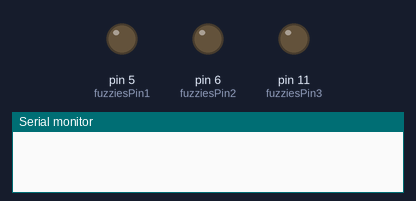
The sketch below on a simulated Arduino Uno, built with avr-gcc and run on an emulated ATmega328P. On the bench: output pins drawn as LEDs (lit = HIGH), the last lines printed to the serial monitor.

Above: at 0.1 s.
At 4.97 s:
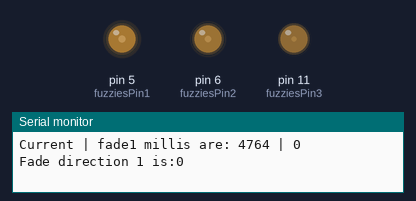
At 9.99 s:
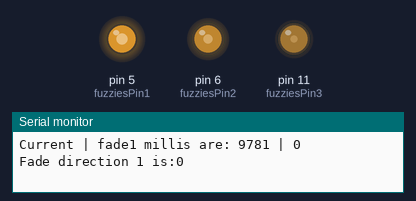
At 19.77 s:
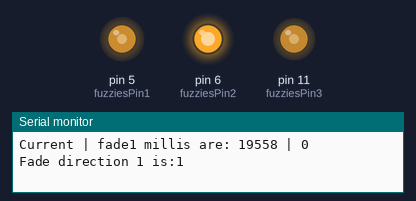
At 29.76 s:
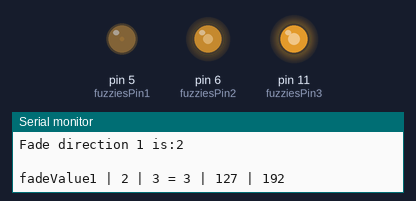
At 39.9 s:
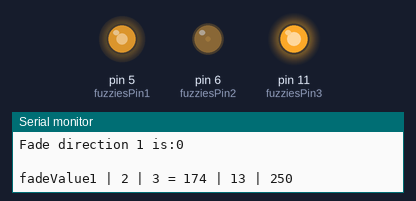
Timing chart, 0 to 40.0 s (numbered marks = the images above):
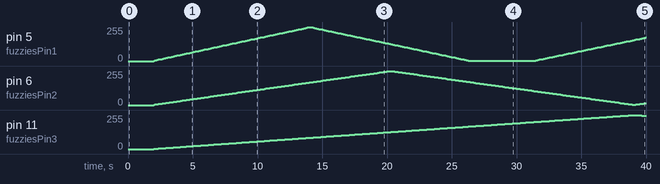

The sketch:

Ballet_OG_2021_Firmware_LOWER_ARDUINO_V2.ino
```cpp
// LIGHTSTRING PINS:
const byte fuzziesPin1 =  5;
const byte fuzziesPin2 =  6;
const byte fuzziesPin3 =  11;

unsigned long currentMillis;

//**********************************pwm fade code below
//pwm-fade-with-millis.ino
// Example Fading LED with analogWrite and millis()
// See baldengineer.com/fading-led-analogwrite-millis-example.html for more information
// Created by James Lewis

// define directions for LED fade
#define UP 0
#define DOWN 1
#define HOVER 2

// constants for min and max PWM
const int minPWM = 3;
const int maxPWM = 255;

// State Variable for Fade Direction
byte fadeDirection1 = UP;
byte fadeDirection2 = UP;
byte fadeDirection3 = UP;

// Global Fade Value
// but be bigger than byte and signed, for rollover
int fadeValue1 = 0;
int fadeValue2 = 0;
int fadeValue3 = 0;

// How smooth to fade?
byte fadeIncrement1 = 3;
byte fadeIncrement2 = 2;
byte fadeIncrement3 = 1;

// millis() timing Variable, just for fading
unsigned long previousFadeMillis;
unsigned long fade1Millis;
unsigned long fade2Millis;
unsigned long fade3Millis;

// How fast to increment?
int fadeInterval1 = 30;
int fadeInterval2 = 40;
int fadeInterval3 = 50;

//*******************************PWM fade code above

void setup() {
  delay( 2000 ); //safety startup delay

  analogWrite(fuzziesPin1, fadeValue1);
  analogWrite(fuzziesPin2, fadeValue2);
  analogWrite(fuzziesPin3, fadeValue3);

  Serial.begin(9600);
}

void loop() {
  unsigned long currentMillis = millis();
  doTheFade(currentMillis);
}

void doTheFade(unsigned long thisMillis) {
  {
    if (thisMillis - previousFadeMillis >= fadeInterval1) {
      if (fadeDirection1 == UP) {
        fadeValue1 = fadeValue1 + fadeIncrement1;
        if (fadeValue1 >= maxPWM) {
          fadeValue1 = maxPWM;
          fadeDirection1 = DOWN;
        }
      } else if (fadeDirection1 == DOWN) {
        fadeValue1 = fadeValue1 - fadeIncrement1;
        if (fadeValue1 <= minPWM) {
          fadeValue1 = minPWM;
          fade1Millis = thisMillis;
          fadeDirection1 = HOVER;
        }
      }
      else if (fadeDirection1 == HOVER && thisMillis - fade1Millis >= 5000) {
        fadeDirection1 = UP;
      }
    }


    if (thisMillis - previousFadeMillis >= fadeInterval2) {
      if (fadeDirection2 == UP) {
        fadeValue2 = fadeValue2 + fadeIncrement2;
        if (fadeValue2 >= maxPWM) {
          fadeValue2 = maxPWM;
          fadeDirection2 = DOWN;
        }
      } else if (fadeDirection2 == DOWN) {
      fadeValue2 = fadeValue2 - fadeIncrement2;

      if (fadeValue2 <= minPWM) {
          fadeValue2 = minPWM;
          fade2Millis = thisMillis;
          fadeDirection2 = HOVER;
        }
      }
      else if (fadeDirection2 == HOVER && thisMillis - fade1Millis >= 6500) {
        fadeDirection2 = UP;
      }
    }

    if (thisMillis - previousFadeMillis >= fadeInterval3) {
      if (fadeDirection3 == UP) {
        fadeValue3 = fadeValue3 + fadeIncrement3;
        if (fadeValue3 >= maxPWM) {
          fadeValue3 = maxPWM;
          fadeDirection3 = DOWN;
        }
      } else if (fadeDirection3 == DOWN) {
      fadeValue3 = fadeValue3 - fadeIncrement3;

      if (fadeValue3 <= minPWM) {
          fadeValue3 = minPWM;
          fade3Millis = thisMillis;
          fadeDirection3 = HOVER;
        }
      }
      else if (fadeDirection3 == HOVER && thisMillis - fade3Millis >= 3500) {
        fadeDirection3 = UP;
      }
    }
  }

  analogWrite(fuzziesPin1, fadeValue1);
  analogWrite(fuzziesPin2, fadeValue2);
  analogWrite(fuzziesPin3, fadeValue3);

  previousFadeMillis = thisMillis;

  Serial.print("                                         fadeValue1 | 2 | 3 = ");
  Serial.print(fadeValue1);
  Serial.print(" | ");
  Serial.print(fadeValue2);
  Serial.print(" | ");
  Serial.println(fadeValue3);
  Serial.print("Current | fade1 millis are: ");
  Serial.print(thisMillis);
  Serial.print(" | ");
  Serial.println(fade1Millis);
  Serial.print(                                                                      "Fade direction 1 is:");
  Serial.println(fadeDirection1);

}
```

Measured:
- by itself, pin 11 (fuzziesPin3): rises from 0/255 to 255/255 in 37.1 s, then falls to 249/255 in 0.89 s
